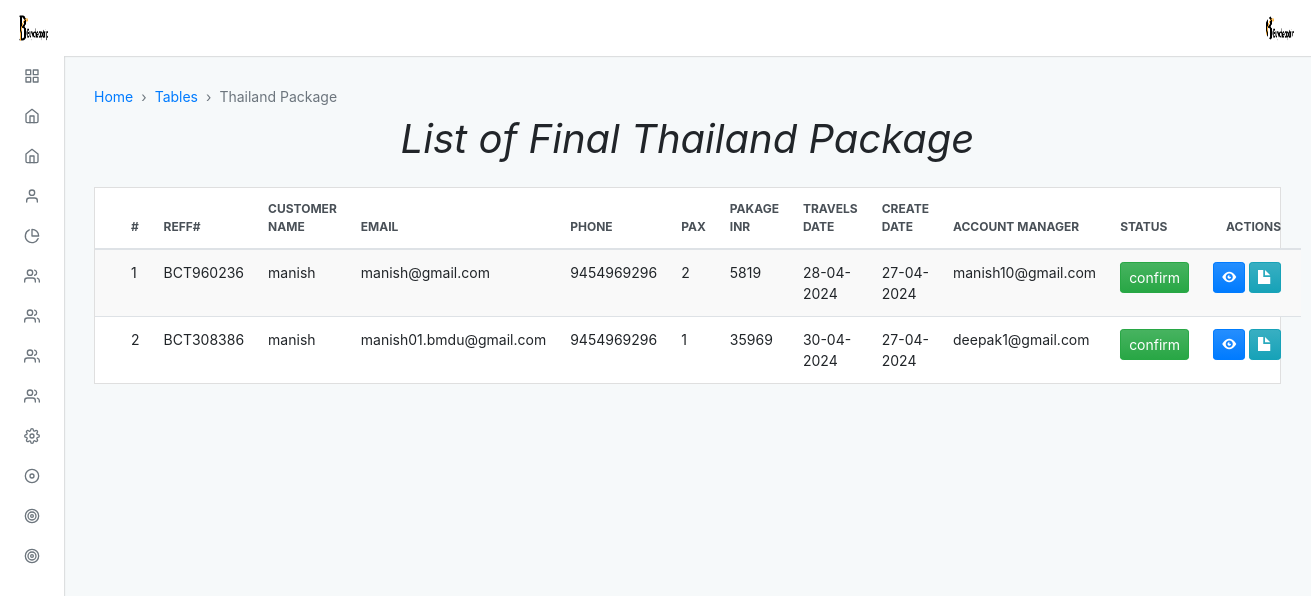
Page /admin/default/final_customer.php (signed in) on the committed database.
### tables this page shows
CREATE TABLE `thailand_customers` (
  `cust_id` int(11) NOT NULL,
  `customer_name` varchar(150) NOT NULL,
  `reff_id` varchar(10) NOT NULL,
  `email` varchar(75) NOT NULL,
  `phone` varchar(15) NOT NULL,
  `pax` int(20) NOT NULL,
  `package_inr` double NOT NULL,
  `persion_inr` double NOT NULL,
  `travel_date` varchar(50) NOT NULL,
  `create_date` date NOT NULL DEFAULT current_timestamp(),
  `status` enum('pending','cancel','confirm','') NOT NULL DEFAULT 'pending',
  `account_id` varchar(255) NOT NULL
);

### admin/default/final_customer.php (the view, shortened to what this page needs)
<?php
include "../../connection.php";
?>
<?php $page = "customer";
include("./incluede/header.php") ?>
<div class="adminx-content">
    <div class="adminx-main-content">
        <div class="container-fluid">
            <nav aria-label="breadcrumb" role="navigation">
                <ol class="breadcrumb adminx-page-breadcrumb">
                    <li class="breadcrumb-item"><a href="#">Home</a></li>
                    <li class="breadcrumb-item"><a href="#">Tables</a></li>
                    <li class="breadcrumb-item active  aria-current=" page">Thailand Package</li>
                </ol>
            </nav>
            <div class="pb-3">
                <h1><b><i>List of Final Thailand Package </i></b></h1>
            </div>
            <div class="row">
                <div class="col">
                    <div class="card mb-grid">
                        <div class="table-responsive-md">
                            <table class="table table-actions table-striped table-hover mb-0" data-table>
                                <thead>
                                    <tr>
                                        <th scope="col">
                                        </th>
                                        <th scope="col">#</th>
                                        <th scope="col">Reff#</th>
                                        <th scope="col">Customer Name</th>
                                        <th scope="col">Email</th>
                                        <th scope="col">Phone</th>
                                        <th scope="col">PAX</th>
                                        <th scope="col">Pakage INR</th>
                                        <th scope="col">Travels Date</th>
                                        <th scope="col">Create Date</th>
                                        <th scope="col">Account Manager</th>
                                        <th scope="col">Status</th>
                                        <th scope="col">Actions</th>
                                    </tr>
                                </thead>
                                <tbody>
                                    <?php
                                    $query = "SELECT * FROM `thailand_customers` WHERE status = 'confirm' ORDER BY create_date DESC";
                                    $res = mysqli_query($conn, $query);
                                    $a = 1;
                                    while ($row = mysqli_fetch_assoc($res)) {
                                    ?>
                                        <tr>
                                            <th scope="row">
                                            </th>
                                            <td><?PHP echo $a ?></td>
                                            <td><?php echo $row['reff_id'] ?></td>
                                            <td><?php echo $row['customer_name'] ?></td>
                                            <td><?php echo $row['email'] ?></td>
                                            <td><?php echo $row['phone'] ?></td>
                                            <td><?php echo $row['pax'] ?></td>
                                            <td><?php echo $row['package_inr'] ?></td>
                                            <td><?php echo date('d-m-Y', strtotime($row['travel_date'])); ?></td>
                                            <td><?php echo date('d-m-Y', strtotime($row['create_date'])); ?></td>
                                            <td><?php echo $row['account_id'] ?></td>
                                            <td>
                                                <div class="dropdown">
                                                    <?php if ($row['status'] == 'pending') { ?>
                                                        <button class="btn btn-sm btn-warning" type="button" id="statusDropdown<?php echo $row['cust_id']; ?>" data-toggle="dropdown" aria-haspopup="true" aria-expanded="false">
                                                            <?php echo $row['status']; ?>
                                                        </button>
                                                    <?php } else if ($row['status'] == 'confirm') { ?>
                                                        <button class="btn btn-sm btn-success" type="button" id="statusDropdown<?php echo $row['cust_id']; ?>" data-toggle="dropdown" aria-haspopup="true" aria-expanded="false">
                                                            <?php echo $row['status']; ?>
                                                        </button>
                                                    <?php } else { ?>
                                                        <button class="btn btn-sm btn-danger" type="button" id="statusDropdown<?php echo $row['cust_id']; ?>" data-toggle="dropdown" aria-haspopup="true" aria-expanded="false">
                                                            <?php echo $row['status']; ?>
                                                        </button>
                                                    <?php } ?>
                                                </div>
                                            </td>
                                            <td>
                                                <a href="thailand_package_details?reff_id=<?php echo $row['reff_id']; ?>" class="text-white btn btn-sm btn-primary">
                                                    <span class="oi oi-eye"></span>
                                                </a>
                                                <a href="thailand_package_document?reff_id=<?php echo $row['reff_id']; ?>" class="text-white btn btn-sm btn-info">
                                                    <span class="oi oi-file"></span>
                                                </a>
                                            </td>
                                        </tr>
                                    <?php
                                        ++$a;
                                    }
                                    ?>
                                </tbody>
                            </table>
                        </div>
                    </div>
                </div>
            </div>
        </div>
    </div>
</div>
</div>
</body>
</html>

### admin/default/incluede/header.php (shortened to what this page needs)
<!DOCTYPE html>
<html lang="en">
<head>
  <link rel="stylesheet" type="text/css" href="./dist/css/adminx.css" media="screen" />
</head>
<body class=" virat">
  <div class="adminx-container">
    <?php
    $query = "select * from admin_login";
    $result = mysqli_query($conn, $query);
    while ($row = mysqli_fetch_assoc($result)) {
    ?>
      <nav class="navbar navbar-expand justify-content-between fixed-top virat_1">
        <a class="navbar-brand mb-0 h1 d-none d-md-block" href="admin">
          <img src="../upload/<?php echo $row['image']; ?>" class="navbar-brand-image d-inline-block align-top mr-2" class="circle" alt="">
        </a>
        <ul class="navbar-nav d-flex justify-content-end mr-2">
          <li class="nav-item dropdown">
            <a class="nav-link avatar-with-name" id="navbarDropdownMenuLink" data-toggle="dropdown" href="#">
              <img src="../upload/<?php echo $row['image']; ?>" class="d-inline-block align-top" class="rounded" alt="">
            </a>
          </li>
        </ul>
      <?php
    }
      ?>
      </nav>
      <div class="adminx-sidebar expand-hover push">
        <ul class="sidebar-nav">
          <li class="sidebar-nav-item">
            <a href="admin" class="sidebar-nav-link <?php if ($page == 'home') {
                                                      echo 'active';
                                                    } ?>">
              <span class="sidebar-nav-icon">
                <i data-feather="grid"></i>
              </span>
            </a>
          </li>
          <li class="sidebar-nav-item">
            <a class="sidebar-nav-link <?php if ($page == 'thailand') {
                                          echo 'active';
                                        } ?> collapsed" data-toggle="collapse" href="#examplepackage" aria-expanded="false" aria-controls="examplepackage">
              <span class="sidebar-nav-icon">
                <i data-feather="home"></i>
              </span>
            </a>
          </li>
          <li class="sidebar-nav-item">
            <a class="sidebar-nav-link <?php if ($page == 'slider') {
                                          echo 'active';
                                        } ?> collapsed" data-toggle="collapse" href="#example" aria-expanded="false" aria-controls="example">
              <span class="sidebar-nav-icon">
                <i data-feather="home"></i>
              </span>
            </a>
          </li>
          <li class="sidebar-nav-item">
            <a class=" sidebar-nav-link <?php if ($page == 'about') {
                                          echo 'active';
                                        } ?> collapsed" data-toggle="collapse" href="#exampl_a" aria-expanded="false" aria-controls="exampl_a">
              <span class="sidebar-nav-icon">
                <i data-feather="user"></i>
              </span>
            </a>
          </li>
          <li class="sidebar-nav-item">
            <a class=" sidebar-nav-link <?php if ($page == 'our') {
                                          echo 'active';
                                        } ?> collapsed" data-toggle="collapse" href="#examp" aria-expanded="false" aria-controls="examp">
              <span class="sidebar-nav-icon">
                <i data-feather="pie-chart"></i>
              </span>
            </a>
          </li>
          <li class="sidebar-nav-item">
            <a class=" sidebar-nav-link <?php if ($page == 'transport') {
                                          echo 'active';
                                        } ?> collapsed" data-toggle="collapse" href="#exa_team" aria-expanded="false" aria-controls="exa_team">
              <span class="sidebar-nav-icon">
                <i data-feather="users"></i>
              </span>
            </a>
          </li>
          <li class="sidebar-nav-item">
            <a class=" sidebar-nav-link <?php if ($page == 'transport') {
                                          echo 'active';
                                        } ?> collapsed" data-toggle="collapse" href="#exa_team89" aria-expanded="false" aria-controls="exa_team89">
              <span class="sidebar-nav-icon">
                <i data-feather="users"></i>
              </span>
            </a>
          </li>
          <li class="sidebar-nav-item">
            <a class=" sidebar-nav-link <?php if ($page == 'transport') {
                                          echo 'active';
                                        } ?> collapsed" data-toggle="collapse" href="#exa_team99" aria-expanded="false" aria-controls="exa_team99">
              <span class="sidebar-nav-icon">
                <i data-feather="users"></i>
              </span>
            </a>
          </li>
          <li class="sidebar-nav-item">
            <a class=" sidebar-nav-link <?php if ($page == 'users') {
                                          echo 'active';
                                        } ?> collapsed" data-toggle="collapse" href="#exa_team98" aria-expanded="false" aria-controls="exa_team98">
              <span class="sidebar-nav-icon">
                <i data-feather="users"></i>
              </span>
            </a>
          </li>
          <li class="sidebar-nav-item">
            <a class=" sidebar-nav-link <?php if ($page == 'setting') {
                                          echo 'active';
                                        } ?> collapsed" data-toggle="collapse" href="#ex" aria-expanded="false" aria-controls="ex">
              <span class="sidebar-nav-icon">
                <i data-feather="settings"></i>
              </span>
            </a>
            <li class="sidebar-nav-item">
                <a href="../default/users_wallet" class="sidebar-nav-link">
                  <span class="sidebar-nav-abbr">
                    <i data-feather="disc"></i>
                  </span>
                </a>
              </li>
              <li class="sidebar-nav-item">
                <a href="../default/thailand_payment" class="sidebar-nav-link">
                  <span class="sidebar-nav-abbr">
                    <i data-feather="target"></i>
                  </span>
                </a>
              </li>
              <li class="sidebar-nav-item">
                <a href="../default/manage_offer" class="sidebar-nav-link">
                  <span class="sidebar-nav-abbr">
                    <i data-feather="target"></i>
                  </span>
                </a>
              </li>
      </div>

### admin/default/incluede/header.php (style rules this page uses)
.pb-3 { text-align: center; }

### rows in the picture
thailand_customers: reff "BCT960236", customer_name "manish", email "manish@gmail.com", phone "9454969296", pax "2", package_inr "5819", travel_date "28-04-2024", create_date "27-04-2024", account "manish10@gmail.com", status "confirm"
thailand_customers: reff "BCT308386", customer_name "manish", email "manish01.bmdu@gmail.com", phone "9454969296", pax "1", package_inr "35969", travel_date "30-04-2024", create_date "27-04-2024", account "deepak1@gmail.com", status "confirm"
